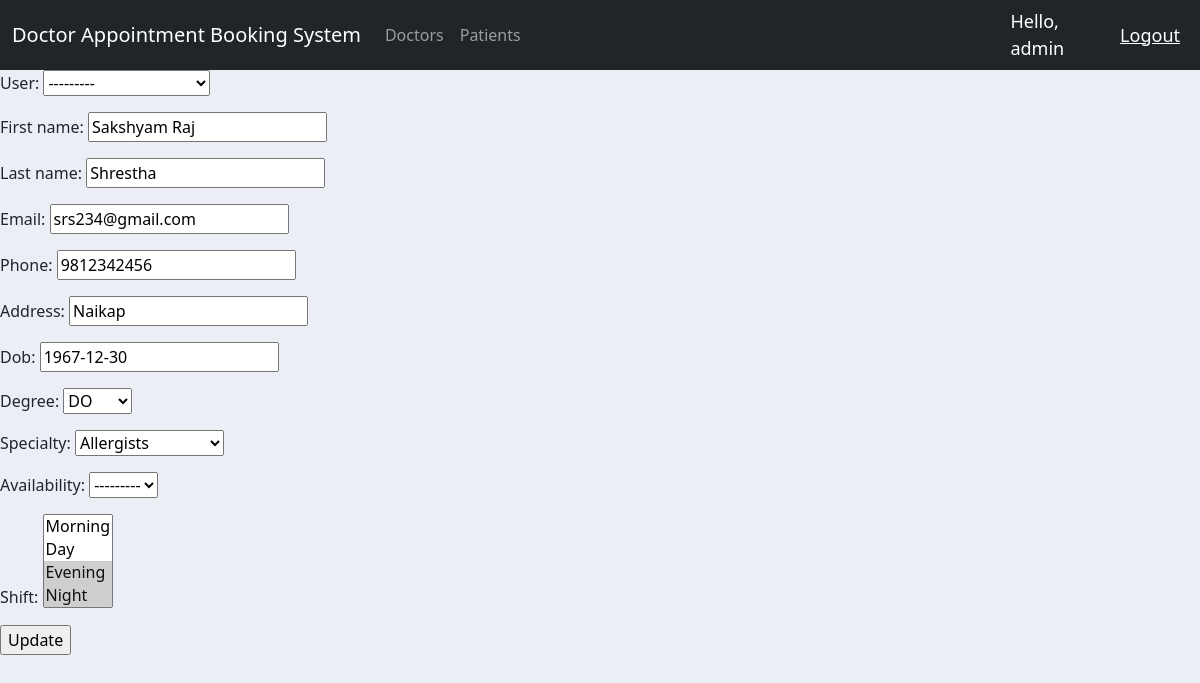
The app's page /doctorUpdation/2/ (signed in) with its own data.
### core/models.py (models this page shows, shortened)
class Doctor(models.Model):
    DEGREE = (
        ('MD', 'MD'),
        ('DO', 'DO'),
    )
    SPECIALTY = (
        ('Pediatrician', 'Pediatrician'),
        ('Allergist', 'Allergists'),
        ('Dermatologist', 'Dermatologist'),
        ('Ophthalmologist', 'Ophthalmologist'),
        ('OB/GYN', 'OB/GYN'),
        ('Cardiologist', 'Cariologist'),
        ('Urologist', 'Urologist'),
        ('Neurologist', 'Neurologist'),
        ('Psychiatrist', 'Psychiatrist'),
    )
    AVAILABILITY = (
        ('Yes', 'Yes'),
        ('No', 'No'),
    )
    user = models.OneToOneField(User, null=True, on_delete=models.CASCADE)
    first_name = models.CharField(max_length=200)
    last_name = models.CharField(max_length=200)
    email = models.CharField(max_length=200)
    phone = models.CharField(max_length=10)
    address = models.CharField(max_length=1000)
    dob = models.DateField(null=True)
    degree = models.CharField(max_length=200, choices=DEGREE)
    specialty = models.CharField(max_length=200, choices = SPECIALTY)
    availability = models.CharField(max_length=200, choices=AVAILABILITY, null=True, blank=True)
    added_date = models.DateTimeField(auto_now_add=True)
    shift = models.ManyToManyField(Shift)

### core/decorators.py (the view)
        def wrapper_func(request, *args, **kwargs):
            group = None
            if request.user.groups.exists():
                group = request.user.groups.all()[0].name
            if group not in allowed_roles:
                return HttpResponse('<h1>You are not authorized to view this page</h1>')
            else:
                return view_func(request, *args, **kwargs)

### core/forms.py
class DoctorForm(ModelForm):
    class Meta:
        model = Doctor
        fields = '__all__'

### core/models.py (called while the page is built)
    def __str__(self):
        return self.name

### core/views.py (called while the page is built, shortened)
@login_required(login_url='login')
@allowed_users(allowed_roles=['admin'])
def doctorUpdationFormView(request, pk):
    selected_doctor = Doctor.objects.get(id=pk)
    form = DoctorForm(instance=selected_doctor)
    context = {
        'form': form,
    }
    return render(request, 'core/doctorUpdationForm.html', context)

### core/templates/core/doctorUpdationForm.html (shortened to what this page needs)
{% extends 'core/main.html' %}
{% block content %}
<form method="POST">
    {{ form.as_p }}
    <input type="submit" value="Update" />
</form>
{% endblock content %}

### core/templates/core/navbar.html (shortened to what this page needs)
<nav class="navbar navbar-expand-lg navbar-dark bg-dark">
    <div class="container-fluid">
      <a class="navbar-brand" href="{% url 'admin' %}">Doctor Appointment Booking System</a>
      <div class="collapse navbar-collapse" id="navbarNav">
        <ul class="navbar-nav">
            {% if request.user.is_staff %}
                <li class="nav-item">
                    <a class="nav-link" href="{% url 'doctorsList' %}">Doctors</a>
                </li>
                <li class="nav-item">
                    <a class="nav-link" href="{% url 'patientsList' %}">Patients</a>
                </li>
            {% endif %}
        </ul>
      </div>
    </div>
    <span class="hello-msg">Hello, {{request.user}}</span>
    <span><a href="{% url 'logout' %}" class="hello-msg">Logout</a></span>
  </nav>

### core/templates/core/main.html (style rules this page uses)
body { background-color: #ebeff5; }

### core/templates/core/navbar.html (style rules this page uses)
.hello-msg { font-size: 18px; color: #fff; margin-right: 20px; }

### records on screen
Doctor: user "---------", first_name "Sakshyam Raj", last_name "Shrestha", email "srs234@gmail.com", phone "9812342456", address "Naikap", dob "1967-12-30", degree "DO", specialty "Allergists", availability "---------"

### other values on screen
{{ request.user }} "admin"
